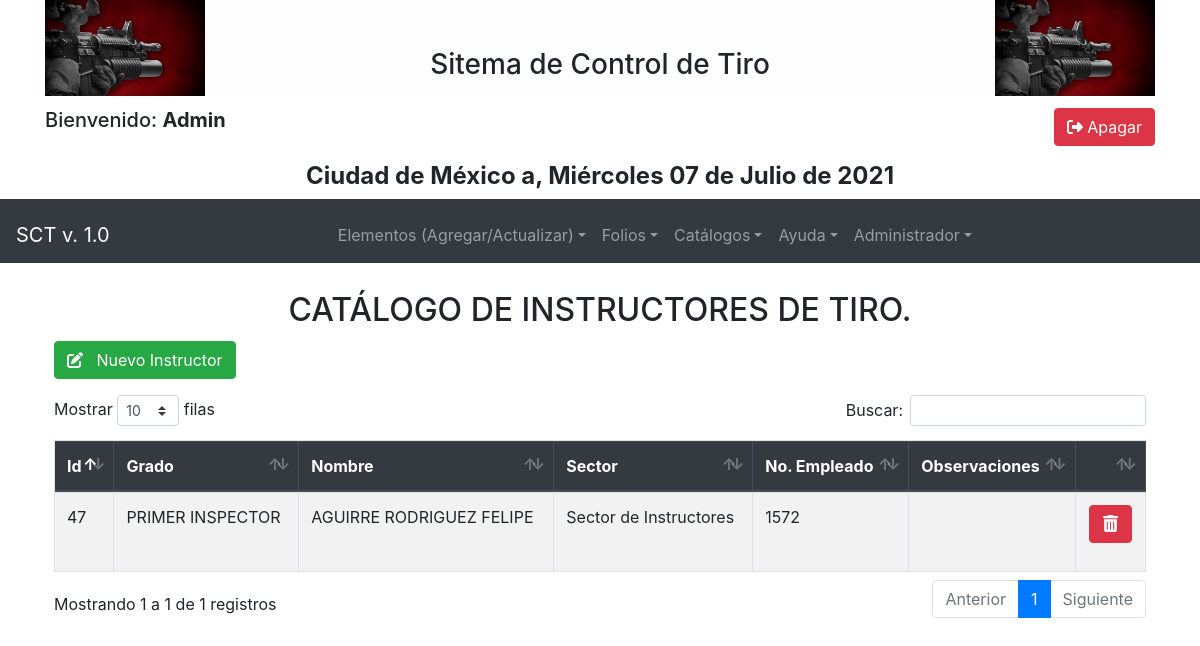
The app's page /catinstructores.php (signed in) with its own data.
### tables this page shows
CREATE TABLE IF NOT EXISTS `catinstructores` (
  `idcatinstructores` int NOT NULL AUTO_INCREMENT,
  `noempleado` int NOT NULL,
  `observaciones` varchar(250) DEFAULT NULL,
  PRIMARY KEY (`idcatinstructores`),
  KEY `noempleado` (`noempleado`)
);

CREATE TABLE IF NOT EXISTS `catniveles` (
  `idcatgrados` int NOT NULL AUTO_INCREMENT,
  `nombre` varchar(100) NOT NULL,
  `observaciones` varchar(250) DEFAULT NULL,
  PRIMARY KEY (`idcatgrados`)
);

CREATE TABLE IF NOT EXISTS `personal` (
  `idpersonal` int NOT NULL AUTO_INCREMENT,
  `idcatgrados` int NOT NULL,
  `recibo` varchar(100) DEFAULT NULL,
  `noempleado` int NOT NULL,
  `nombre` varchar(200) DEFAULT NULL,
  `idcatsector` int NOT NULL,
  `idcatarmas` int NOT NULL,
  `idcatsituacion` int NOT NULL,
  `observaciones` varchar(500) NOT NULL,
  PRIMARY KEY (`idpersonal`),
  KEY `idcatgrados` (`idcatgrados`),
  KEY `idcatsector` (`idcatsector`),
  KEY `idcatarmas` (`idcatarmas`),
  KEY `idcatsituacion` (`idcatsituacion`)
);

CREATE TABLE IF NOT EXISTS `catsector` (
  `idcatsector` int NOT NULL AUTO_INCREMENT,
  `sectornombre` varchar(100) NOT NULL,
  `sectortipo` varchar(100) NOT NULL,
  `sectorobservaciones` varchar(300) NOT NULL,
  PRIMARY KEY (`idcatsector`)
);

### conexion.php (called while the page is built, shortened)
<?php
    class Connectsisanti {
        public function __construct(){
            try{
            $this->conexionBBDD = new PDO("mysql:host=".DB_SERVER.";dbname=".DB_NOMBRE,DB_USUARIO,DB_PASS);
            $this->conexionBBDD->setAttribute(PDO::ATTR_ERRMODE, PDO::ERRMODE_EXCEPTION);
            $this->conexionBBDD->exec(DB_CHARSET);
            return $this->conexionBBDD;
            }catch (Exception $e){
                echo "<script> alert('ERROR EN LA CONEXION DE LA BASE DE DATOS\n VERIFIQUE CON EL ADMINISTRADOR');</script>";
            }
        }
    }
?>

### sqlmetodos.php (called while the page is built, shortened)
<?php
  require 'conexion.php';
    class Consultainfo extends Connectsisanti{
        public function get_informacion($sql){
            try{
                $query = $this->conexionBBDD->prepare($sql);
                $query->execute(array());
                $resultado = $query->fetchAll(PDO::FETCH_ASSOC);
                return $resultado;
                $this->conexionBBDD = null;
            }catch (Exception $e){
                die("Error con la Conexi&oacute;n de la BBDD de FUERZA DE TAREA".$e);
            }
        }
    }
?>

### catinstructores.php (the view, shortened to what this page needs)
<?php
include ("menu.php");
include ("heather-and-footer.php");
include ("sqlmetodos.php");
?>
<!DOCTYPE html>
<html lang="es">
	<body>
<?php
	$list_instructor = new Consultainfo();
	$instructor = $list_instructor->get_informacion("select instructor.idcatinstructores, instructor.noempleado, grados.nombre as grado,
                                                    elemento.nombre, sector.sectornombre, instructor.observaciones as observaciones
                                                        from catinstructores as instructor
                                                            inner join personal as elemento on instructor.noempleado = elemento.noempleado
                                                            left join catniveles as grados on elemento.idcatgrados = grados.idcatgrados
                                                            left join catsector as sector on elemento.idcatsector = sector.idcatsector
                                                            order by elemento.nombre asc");
?>
<div class="container p-4">
	<div class="row p-1">
		<div class="col-md-12">
			<h2 class="text-center">CAT&Aacute;LOGO DE INSTRUCTORES DE TIRO.</h2>
		</div>
	</div>
	<button id="nuevo" class="btn btn-success" onclick="agregaInstructor()" data-toggle="tooltip" data-placement="bottom" title="Agregar">
		<i class="fas fa-edit"></i> &nbsp; Nuevo Instructor
	</button>
	<div class="row pt-3">
		<div class="col-md-12">
			<table id="tableInstructores" class="table table-striped table-hover table-bordered">
				<thead class="thead-dark">
					<th>Id</th>
					<th>Grado</th>
					<th>Nombre</th>
					<th>Sector</th>
                    <th>No. Empleado</th>
                    <th>Observaciones</th>
                    <th></th>
				</thead>
				<tbody>
				<?php
					foreach($instructor as $detinstructor):
				?>
					<tr>
						<td><?php echo $detinstructor["idcatinstructores"]; ?></td>
						<td><?php echo $detinstructor["grado"]; ?></td>
						<td><?php echo $detinstructor["nombre"]; ?></td>
                        <td><?php echo $detinstructor["sectornombre"]; ?></td>
                        <td><?php echo $detinstructor["noempleado"]; ?></td>
                        <td><?php echo $detinstructor["observaciones"]; ?></td>
                        <td>
                            <div class="text-center">
                                <div class="form-group">
								    <button type="button" class="btn btn-danger"
									    data-toggle="tooltip" data-placement="bottom" title="Eliminar"
										onclick="eliminarInstructor(<?php echo $detinstructor['idcatinstructores']; ?>)">
									    <i class="fas fa-trash-alt" style="width: 17px; height:17px;"></i>
								    </button>
                                </div>
							</div>
						</td>
					</tr>
				<?php
					endforeach;
				?>
				</tbody>
			</table>
		</div>
	</div>
</div>
  </body>
</html>

### records on screen
catinstructores: idcatinstructores "47", catniveles.nombre "PRIMER INSPECTOR", personal.nombre "AGUIRRE RODRIGUEZ FELIPE", catsector.sectornombre "Sector de Instructores", noempleado "1572"
